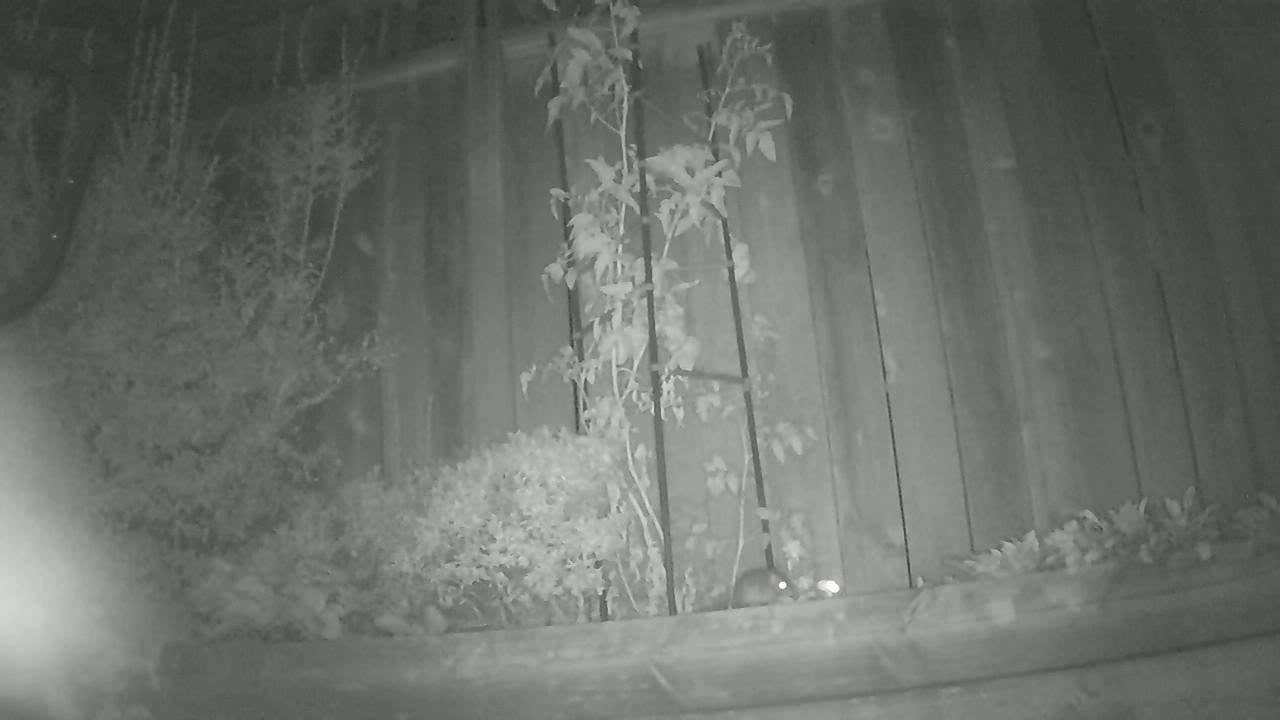
#> input picture frame 12 of image_extractor/recordings/rec_20250910_204941.mp4, 1280 x 720 px
$ python extract_frames.py
#> lines starting #> are read from the running program, lines starting #| are printed output that depends on the picture
#!/usr/bin/env python3
"""
Extract every frame from all MP4 files in `recordings/` and write JPGs
into a single `stills/` directory under the `image_extractor/` directory
(no per-video subfolders). Filenames are prefixed with the video basename
to avoid collisions, e.g. `video1_000001.jpg`.
All extracted frames are letterboxed to 320x320 (aspect preserved, padded).

Usage:
  python3 extract_frames.py

Options:
  --source DIR     Source directory containing videos (default: recordings)
  --dest DIR       Destination directory for frames (default: stills)
  --pattern GLOB   File pattern to match videos (default: *.mp4)
  --method NAME    one of: auto, ffmpeg, opencv (default: auto)
  --overwrite      Overwrite existing frames (ffmpeg: -y) (default: false)
  --seconds N      Only extract the first N seconds (default: 5)

Requirements:
  - Preferably `ffmpeg` installed in PATH (fastest and most robust)
  - Fallback: Python package `opencv-python` if ffmpeg is unavailable
"""

from __future__ import annotations

import argparse
import shutil
import subprocess
import sys
from pathlib import Path


def detect_method(preferred: str) -> str:
    if preferred == "ffmpeg":
        if shutil.which("ffmpeg"):
            return "ffmpeg"
        print("ffmpeg not found in PATH; falling back to opencv", file=sys.stderr)
        return "opencv"
    if preferred == "opencv":
        return "opencv"
    # auto
    return "ffmpeg" if shutil.which("ffmpeg") else "opencv"


def extract_with_ffmpeg(video: Path, out_dir: Path, prefix: str, overwrite: bool, seconds: float) -> int:
    out_dir.mkdir(parents=True, exist_ok=True)
    # Example output: stills/<video>/<prefix>_000001.jpg
    out_pattern = str((out_dir / f"{prefix}_%06d.jpg").as_posix())
    cmd = [
        "ffmpeg",
        "-hide_banner",
        "-loglevel",
        "error",
        "-y" if overwrite else "-n",
        "-i",
        str(video),
        "-t",
        f"{seconds}",
        "-an",  # no audio
        "-sn",  # no subtitles
        "-vsync",
        "0",    # keep all frames; avoid dup/drop
        "-vf",
        # aspect-preserving scale then pad to 320x320 with neutral gray
        "scale=320:320:force_original_aspect_ratio=decrease,pad=320:320:(ow-iw)/2:(oh-ih)/2:color=0x727272",
        "-q:v",
        "2",     # high quality JPEG
        out_pattern,
    ]
    try:
        subprocess.run(cmd, check=True)
        # We don't know count without re-listing; return -1 as unknown
        return -1
    except subprocess.CalledProcessError as e:
        print(f"ffmpeg failed for {video}: {e}", file=sys.stderr)
        return 0


def extract_with_opencv(video: Path, out_dir: Path, prefix: str, overwrite: bool, seconds: float) -> int:
#> called with prefix = 'rec_20250910_204941', overwrite = False, seconds = 5
    try:
        import cv2  # type: ignore
        import numpy as np  # type: ignore
    except Exception as e:  # pragma: no cover
        print(
            "OpenCV (opencv-python) not available and ffmpeg not usable; install it to proceed.",
            file=sys.stderr,
        )
        raise

    out_dir.mkdir(parents=True, exist_ok=True)

    cap = cv2.VideoCapture(str(video))
    if not cap.isOpened():
        print(f"Could not open video: {video}", file=sys.stderr)
        return 0

    count = 0
    idx = 1
    fps = cap.get(5)  # cv2.CAP_PROP_FPS
    max_frames = int(fps * seconds) if fps and fps > 0 else None
    msec_limit = seconds * 1000.0
    while True:
        ret, frame = cap.read()
#> frame is the input picture: shape (720, 1280, 3); mean B, G, R 106.8, 109.8, 107.8
        if not ret:
            break
        # Stop early if we've reached the requested time window
        pos_msec = cap.get(0)  # cv2.CAP_PROP_POS_MSEC
        if (max_frames is not None and idx > max_frames) or (pos_msec and pos_msec >= msec_limit):
            break
        out_path = out_dir / f"{prefix}_{idx:06d}.jpg"
        if out_path.exists() and not overwrite:
            # Skip writing existing frame
            idx += 1
            count += 1
            continue
        # Letterbox to 320x320 (keep aspect, pad with gray 114)
        h, w = frame.shape[:2]
#> h = 720; w = 1280
        if h == 0 or w == 0:
            print(f"Invalid frame size {w}x{h} for {video}", file=sys.stderr)
            break
        scale = min(320 / w, 320 / h)
#> scale = 0.25
        new_w = int(round(w * scale))
#> new_w = 320
        new_h = int(round(h * scale))
#> new_h = 180
        if new_w < 1: new_w = 1
        if new_h < 1: new_h = 1
        try:
            resized = cv2.resize(frame, (new_w, new_h), interpolation=cv2.INTER_AREA)
        except Exception:
            resized = cv2.resize(frame, (new_w, new_h))

        # Create padded canvas
        canvas = None
        if len(frame.shape) == 2 or frame.shape[2] == 1:
            canvas = (114 * np.ones((320, 320), dtype=resized.dtype))
        else:
            canvas = (114 * np.ones((320, 320, 3), dtype=resized.dtype))
        top = (320 - new_h) // 2
#> top = 70
        left = (320 - new_w) // 2
#> left = 0
        canvas[top:top+new_h, left:left+new_w] = resized
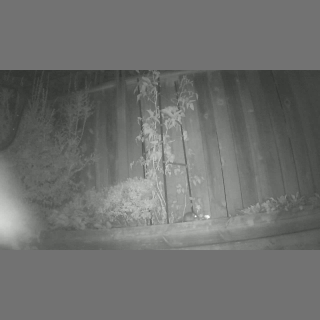
#> canvas: shape (320, 320, 3); mean B, G, R 110, 111.7, 110.5

        ok = cv2.imwrite(str(out_path), canvas)
        if not ok:
            print(f"Failed to write frame {idx} for {video}", file=sys.stderr)
            break
        idx += 1
        count += 1

    cap.release()
    return count


def main(argv=None) -> int:
    parser = argparse.ArgumentParser(description=__doc__)
    parser.add_argument("--source", default="recordings", help="Source directory with videos")
    parser.add_argument("--dest", default="stills", help="Destination directory for frames")
    parser.add_argument("--pattern", default="*.mp4", help="Glob to select video files")
    parser.add_argument(
        "--method",
        choices=["auto", "ffmpeg", "opencv"],
        default="auto",
        help="Extraction backend",
    )
    parser.add_argument(
        "--overwrite",
        action="store_true",
        help="Overwrite existing frames instead of skipping",
    )
    parser.add_argument(
        "--seconds",
        type=float,
        default=5.0,
        help="Only extract the first N seconds of each video",
    )

    args = parser.parse_args(argv)

    root = Path(__file__).resolve().parent
    src = (root / args.source).resolve()
    dst = (root / args.dest).resolve()

    if not src.exists() or not src.is_dir():
        print(f"Source directory not found: {src}", file=sys.stderr)
        return 2

    method = detect_method(args.method)
    print(f"Using method: {method}")

    videos = sorted(src.glob(args.pattern))
    if not videos:
        print(f"No videos found in {src} matching {args.pattern}")
        return 0

    total_frames = 0
    for vid in videos:
        base = vid.stem
        # Write all frames into a single destination directory. Use the
        # video basename as filename prefix to keep frames distinct.
        out_dir = dst
        print(f"Extracting frames: {vid.name} -> {out_dir} (prefix: {base}_)")
        if method == "ffmpeg":
            extracted = extract_with_ffmpeg(vid, out_dir, base, args.overwrite, args.seconds)
        else:
            extracted = extract_with_opencv(vid, out_dir, base, args.overwrite, args.seconds)
        if extracted >= 0:
            print(f"  Wrote {extracted} frames")
            total_frames += extracted

    if total_frames > 0:
        print(f"Done. Extracted {total_frames} frames across {len(videos)} videos.")
    else:
        print(f"Done.")
    return 0


if __name__ == "__main__":
    raise SystemExit(main())
